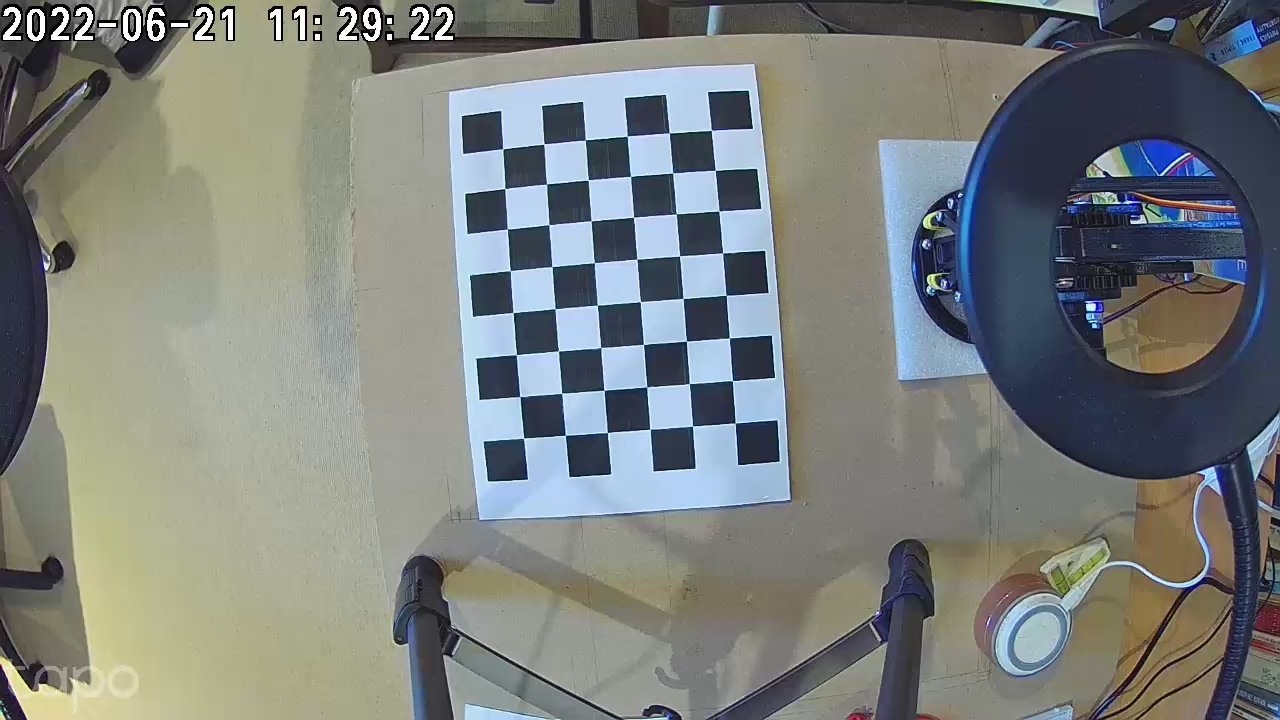
#> input picture version2/fishimages/1.jpg, 1280 x 720 px, found by its file name; its folder holds 4 pictures in this run
$ python -i playermove_rpd.py   (imports and definitions only)   (older library calls are emulated)
#> lines starting #> are read from the running program, lines starting #| are printed output that depends on the picture
# Vision code

# This module copyright 2018 Richard Day, chess@gotobiz.co.uk
# This code must not be resold, or distributed in any way without express permission

# For each square compute standard deviation and mean of colour values within the square
# Can tell which squares are empty by standard deviation being below a certain value
# After which we distinguish between black (brown) and white because max mean for brown is less than min mean for white

import time
import os
import cv2
import sys
import numpy
#import psutil
#from PIL import Image
import CBstate
mydir = CBstate.mydir
import logging

firsttimeonly = 1
firstgbp = 1
splitwb = 112
splitwbonb = 112
splitwbonw = 112
stdrgb = 23
#squaring = 1 # number of times to look at squaring image

img_dimension = 319
pts_src = numpy.array([[100, 100], [100, 100], [100, 100],[100, 100]])
pts8 = [0,0,0,0,0,0,0,0]
whereclick = ["top left", "bottom left", "top right", "bottom right"]
pointscount = 0

xrevtrans = {
    1: "a",
    2: "b",
    3: "c",
    4: "d",
    5: "e",
    6: "f",
    7: "g",
    8: "h"
}

# Now initialize board arrays
xx, yy = 8, 8;
pieces = [["e" for x in range(xx)] for y in range(yy)]
oldpieces = [["e" for x in range(xx)] for y in range(yy)]
# [8 lines not run here, left out]

# [115 lines left out: functions updateforcomputermove, drawredlines, dummymove, undistort, takepiccv2, takepic, not called in this run]
        #os.system('fswebcam -r 640x480 -S 5 -F 5 --set "Power Line Frequency"="50 Hz" --list-controls --no-banner --delay 1 --set brightness=50% --set "Exposure, Auto"=False --set "Exposure (absolute)"=400 --jpeg 50 --save /home/pi/stepperchessrpd/images/1.jpg')

def homog():
    global pts_src
    # read points file
    pss = [0,0,0,0,0,0,0,0]  # declare
    f = open(mydir + 'points.txt', 'r')
#> (reads version2/images/points.txt from the repository)
    try:
        pointscurr = f.readline().rstrip()
        print(pointscurr)
        pointscurrsplit = pointscurr.split(",")
        # split points file
        for i in range(8):
            pss[i] = int(pointscurrsplit[i])
    finally:
        f.close()

    im_src = cv2.imread(mydir + "1.jpg", 1)
#> im_src is the input picture: shape (720, 1280, 3); mean B, G, R 124.5, 127.3, 123.1
    pts_src = numpy.array([[pss[0],pss[1]],[pss[2],pss[3]],[pss[4],pss[5]],[pss[6],pss[7]]])
    # Four corners in destination image.
    pts_dst = numpy.array([[0,0],[0,img_dimension],[img_dimension,0],[img_dimension, img_dimension]])

    # Calculate Homography
    h, status = cv2.findHomography(pts_src, pts_dst)

    # Warp source image to destination based on homography
    #im_out = cv2.warpPerspective(im_src, h, (im_dst.shape[1],im_dst.shape[0]))
    im_out = cv2.warpPerspective(im_src, h, (img_dimension+1, img_dimension+1))
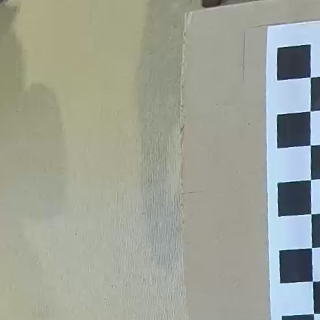
#> im_out: shape (320, 320, 3); mean B, G, R 151.3, 162.6, 158.3
    if CBstate.rotation != -1:
        im_out = cv2.rotate(im_out, CBstate.rotation)
    cv2.imwrite(mydir + "4.jpg", im_out)
    image = cv2.rotate(im_out, cv2.ROTATE_90_COUNTERCLOCKWISE)
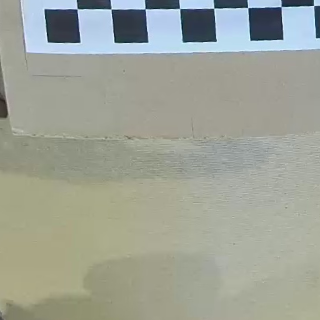
#> image: shape (320, 320, 3); mean B, G, R 151.3, 162.6, 158.3
    #cv2.imshow("Straightened Image", image)
    #cv2.waitKey(0)

# function to display the coordinates of
# of the points clicked on the image

# [368 lines left out: functions click_event, calibratecamera, newcastling, castling, enpassantmove, getplayermove, not called in this run]

>>> result = homog()
